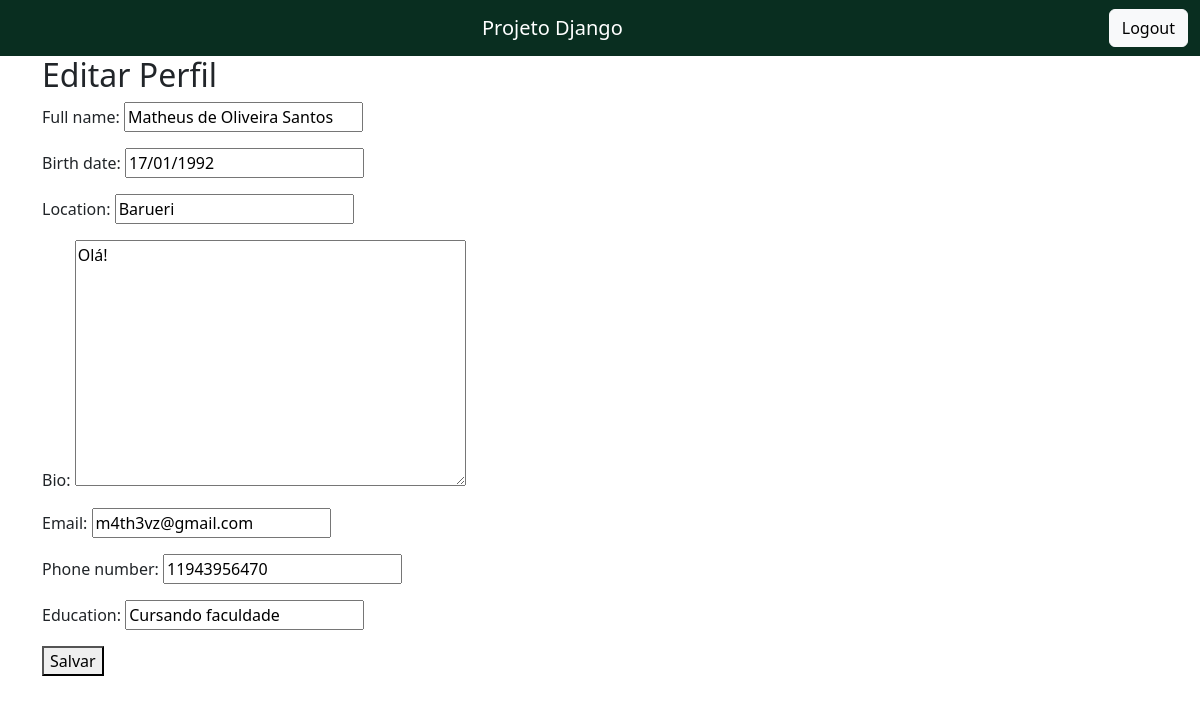
Page /profile/edit/ (signed in) on the committed database.
### core/models.py (models this page shows, shortened)
class Profile(models.Model):
    user = models.OneToOneField(User, on_delete=models.CASCADE)
    full_name = models.CharField(max_length=100, blank=True)
    birth_date = models.DateField(null=True, blank=True)
    location = models.CharField(max_length=100, blank=True)
    bio = models.TextField(blank=True)
    email = models.EmailField(blank=True)
    phone_number = models.CharField(max_length=15, blank=True, null=True)
    education = models.CharField(max_length=255, blank=True, null=True)

### core/views.py (the view)
# urls.py: path('profile/edit/', views.profile_edit_view, name='profile_edit'),
@login_required
def profile_edit_view(request):
    profile = Profile.objects.get(user=request.user)
    if request.method == 'POST':
        form = ProfileForm(request.POST, instance=profile)
        if form.is_valid():
            form.save()
            return redirect('profile')
    else:
        form = ProfileForm(instance=profile)
    return render(request, 'profile_edit.html', {'form': form})

### core/forms.py
class ProfileForm(forms.ModelForm):
    class Meta:
        model = Profile
        fields = ['full_name', 'birth_date', 'location', 'bio', 'email', 'phone_number', 'education']

### core/templates/profile_edit.html (shortened to what this page needs)
{% extends 'base.html' %}
{% block content %}
  <h2>Editar Perfil</h2>
  <form method="post">
    {{ form.as_p }}
    <button type="submit">Salvar</button>
  </form>
{% endblock %}

### rows in the picture
Profile: full_name "Matheus de Oliveira Santos", birth_date "17/01/1992", location "Barueri", bio "Olá!", email "m4th3vz@gmail.com", phone_number "11943956470", education "Cursando faculdade"
